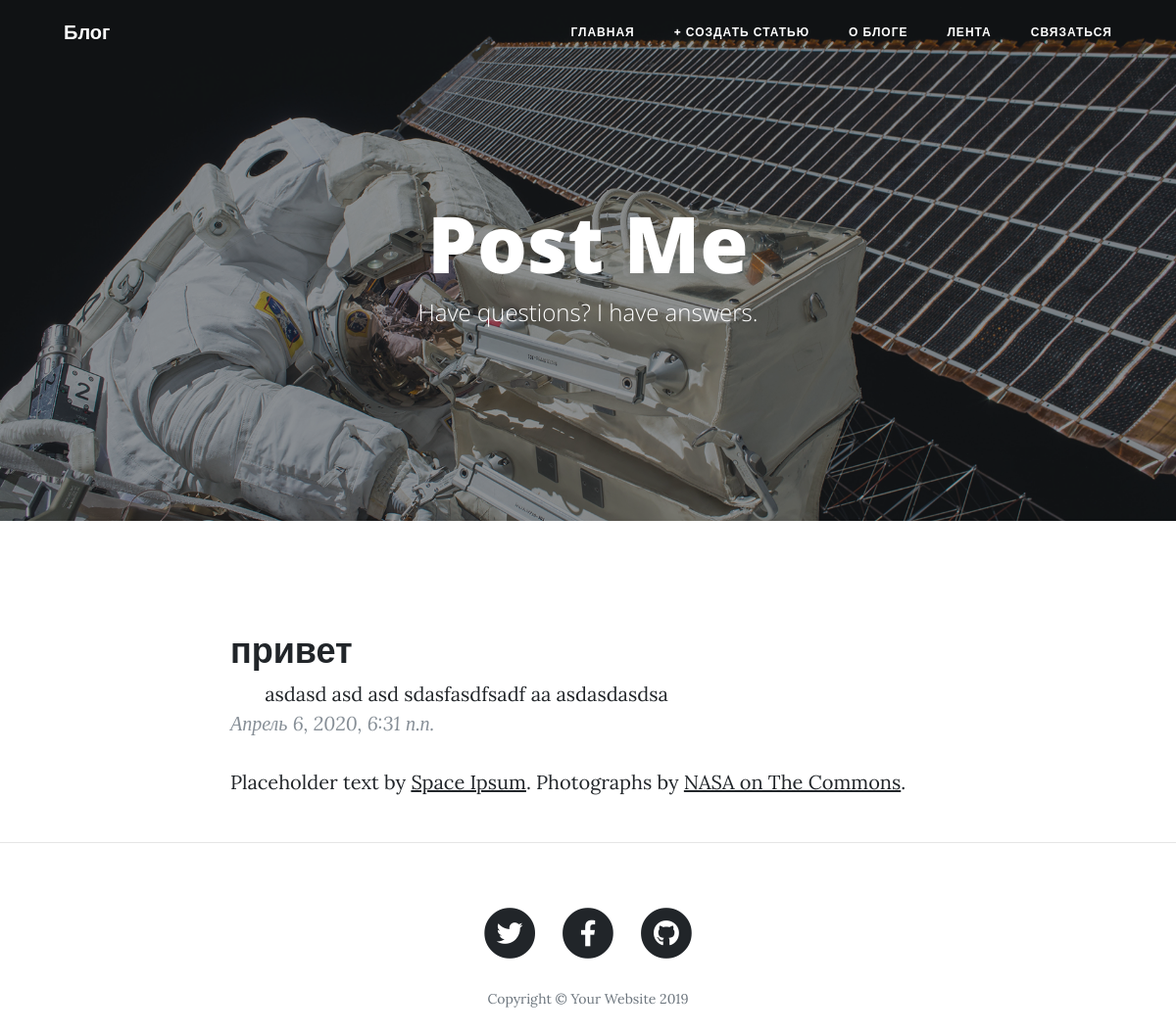
The app's page /article/privet-4/ with its own data.
### apps/blogapp/models.py (models this page shows, shortened)
class Article(models.Model):
    title = models.CharField(max_length=200, verbose_name="Заголовок")
    body = models.TextField(max_length=5000, verbose_name="Основной текст")
    date = models.DateTimeField(default=datetime.now, null=True, verbose_name="Дата создания")
    image = models.ImageField(blank=True, default='media/Map-Navigation.jpg', upload_to='media', verbose_name="картинка")
    slug = models.SlugField(unique=True, verbose_name="url")
    class Meta:
        verbose_name = "Статья"
        verbose_name_plural = "Статьи"
        ordering = ['-date']

### apps/blogapp/views.py (the view)
# urls.py: path('article/<str:slug>/', views.post, name="post"),
def post(request, slug=None, **kwargs):
    if request.method == 'GET':
        article = get_object_or_404(Article, slug=slug)
        context = {
            'article':article,
        }
        return render(request, 'post.html', context)

### templates/post.html (shortened to what this page needs)
{% extends 'base.html' %}
{% load static %}
{% block image %}{% static 'img/post-bg.jpg' %}{% endblock %}
{% block pagetitle %}
  <h1>Post Me</h1>
  <span class="subheading">Have questions? I have answers.</span>
{% endblock %}
{% block content %}
  <article>
    <div class="container">
      <div class="row">
        <div class="col-lg-8 col-md-10 mx-auto">
            <h2 class="section-heading">{{ article.title }}</h2>
            {{ article.body }}
            <blockquote class="blockquote">{{ article.date }}</blockquote>
          <p>Placeholder text by
            <a href="http://spaceipsum.com/">Space Ipsum</a>. Photographs by
            <a href="https://www.flickr.com/photos/nasacommons/">NASA on The Commons</a>.</p>
        </div>
      </div>
    </div>
  </article>
  <hr>
{% endblock %}

### records on screen
Article: title "привет", body "asdasd asd asd sdasfasdfsadf aa asdasdasdsa", date "Апрель 6, 2020, 6:31 п.п."
